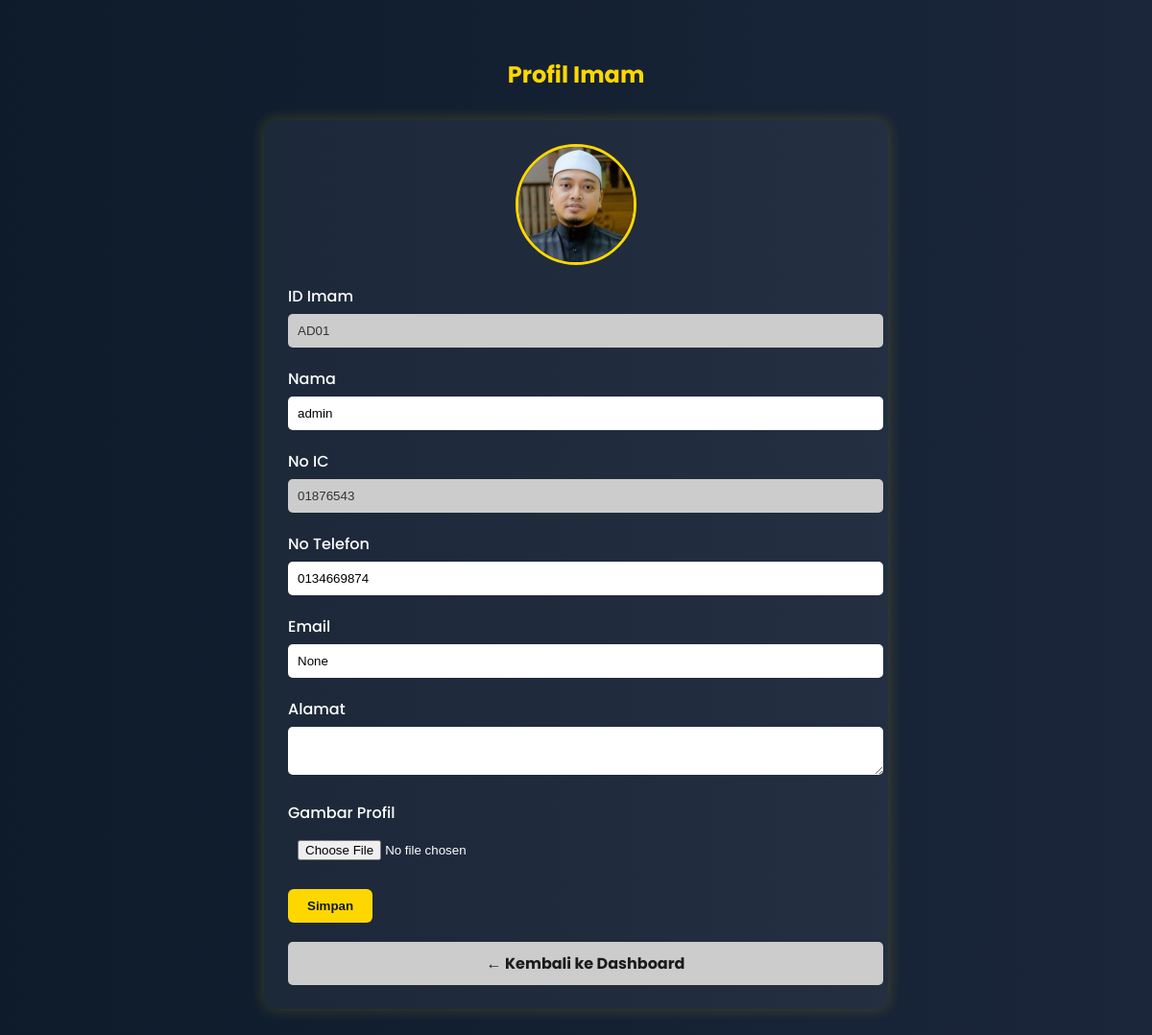
Page /imam/profile/ (signed in) on the committed database.
### ImamFlex/models.py (models this page shows, shortened)
class MosqueStaff(models.Model):
    name = models.CharField(max_length=100)
    ic_number = models.CharField(max_length=12, unique=True)
    contact_number = models.CharField(max_length=15)
    address = models.TextField(blank=True, null=True)
    availability = models.BooleanField(default=True)
    email = models.EmailField(blank=True, null=True)
    profile_picture = models.ImageField(upload_to='profile_pics/', null=True, blank=True)
    class Meta:
        abstract = True

class Imam(MosqueStaff):
    imam_id = models.CharField(max_length=10, primary_key=True)
    password = models.CharField(max_length=20)
    is_admin = models.BooleanField(default=False)

### ImamFlex/views.py (the view, shortened to what this page needs)
# urls.py: path('imam/profile/', views.imam_profile, name='imam_profile'),
def imam_profile(request):
    imam_id = request.session.get('user_id')
    imam = Imam.objects.get(imam_id=imam_id)
    context = {
        'imam': imam,
        'today': date.today()
    }
    return render(request, 'imam/imamProfile.html', context)

### ImamFlex/templates/imam/imamProfile.html (shortened to what this page needs)
{% load static %}
<!DOCTYPE html>
<html lang="en">
<head>
</head>
<body>
  <h2 align="center">Profil Imam</h2>
  <form method="POST" enctype="multipart/form-data" onsubmit="return confirmUpdate()">
  {% if imam.profile_picture %}
    <img src="{{ imam.profile_picture.url }}" alt="Profile Picture" class="profile-pic">
  {% endif %}
  <label>ID Imam</label>
  <input type="text" name="imam_id" value="{{ imam.imam_id }}" readonly>
  <label>Nama</label>
  <input type="text" name="name" value="{{ imam.name }}" required>
  <label>No IC</label>
  <input type="text" name="ic_number" value="{{ imam.ic_number }}" readonly>
  <label>No Telefon</label>
  <input type="text" name="contact_number" value="{{ imam.contact_number }}">
  <label>Email</label>
  <input type="email" name="email" value="{{ imam.email }}">
  <label>Alamat</label>
  <textarea name="address">{{ imam.address }}</textarea>
  <label>Gambar Profil</label>
  <input type="file" name="profile_picture" accept="image/*">
  <button type="submit">Simpan</button>
  <a href="{% url 'imamDash' %}" class="btn-back">← Kembali ke Dashboard</a>
</form>
</body>
</html>

### ImamFlex/templates/imam/imamProfile.html (style rules this page uses)
body { background: linear-gradient(to right, #0d1b2a, #1b263b); font-family: 'Poppins', sans-serif; color: white; margin: 0; padding: 40px; }
h2 { color: gold; margin-bottom: 30px; }
form { background-color: rgba(255, 255, 255, 0.05); padding: 25px; border-radius: 12px; box-shadow: 0 0 15px rgba(255, 215, 0, 0.2); max-width: 600px; margin: auto; }
label { display: block; margin-bottom: 6px; font-weight: 500; }
input, textarea { width: 100%; padding: 10px; margin-bottom: 20px; border-radius: 5px; border: none; }
input[type="file"] { background: transparent; color: white; }
input[readonly] { background-color: #ccc; color: #333; }
button { background-color: gold; color: #0d1b2a; font-weight: bold; padding: 10px 20px; border: none; border-radius: 6px; cursor: pointer; }
.profile-pic { width: 120px; height: 120px; object-fit: cover; border-radius: 50%; border: 3px solid gold; display: block; margin: 0 auto 20px; }
.btn-back { background-color: #ccc; color: #1b1b1b; margin-top: 20px; display: block; width: 100%; text-align: center; text-decoration: none; padding: 10px; border-radius: 5px; font-weight: bold; transition: background 0.3s; }

### rows in the picture
Imam: profile_picture (picture), imam_id "AD01", name "admin", ic_number "01876543", contact_number "0134669874", email "None"
